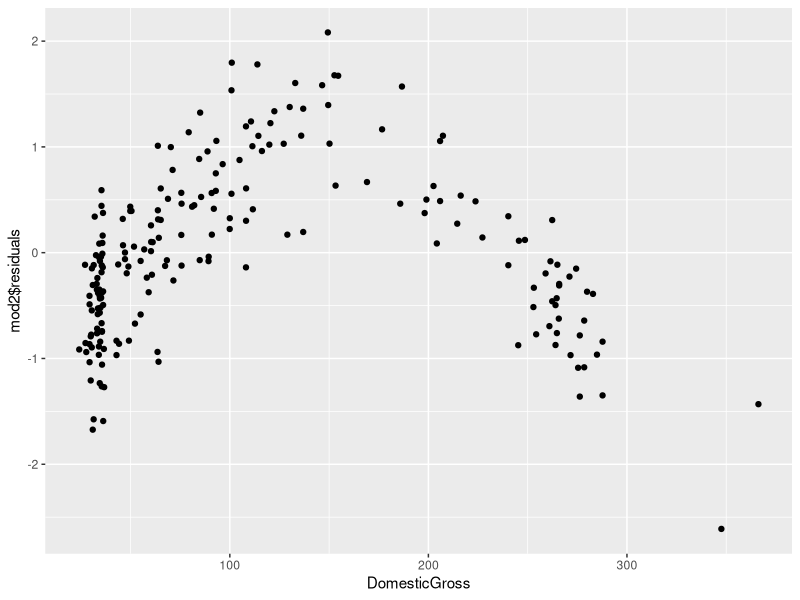

The R script that drew this image:
# Lesson 13 Assignment - Regression Challenge

# Your assignment is to write the commands instructed in the comments below. To run your
# commands, simply hit Ctrl+Enter (command+return on a MAC) when the cursor is on that 
# command line. You can also type commands directly into the Console below, but you must
# save them in this file for your assignment.

# Do not change these six lines or GradeScope will not work
library(readr)
library(ggplot2)
mvs <- read_csv("Regression Challenge Data.csv")
moviesel <- read_csv("Regression Challenge Selection Data.csv")
mvs <- data.frame(mvs)
moviesel <- data.frame(moviesel)


## Data Preparation

# You are VP in charge of programming at TNT, a popular cable network. One of your most 
# important roles is to acquire and decide when to air movies from the major motion 
# picture studios. Licensing for these movies is expensive, but is well worth the 
# expense if it attracts a lot of viewers and hence a lot of ad revenue. Predicting the 
# ratings (viewership) of a movie is likely to bring in is very useful for several 
# decisions, many of which you have to make regularly.

# To help you with these predictions, you have collected information on all the movies 
# you have aired in the past on TNT. That data is found in the data frame called *mvs*. 
# Take a look at the first several rows of the data so you understand each variable as 
# they are described below.

#1. Display the first several rows of the data.
mvs[1:7,]

# **MovieID**: Simple identifier variable for each movie. Notice that some movies have 
  # multiple entries. This occurs when the same movie was shown multiple times on the 
  # channel. For example, the movie with MovieID 1 was shown on Friday and then again 
  # on Saturday.
# **Rating**: This is the key dependent variable. It is a numeric variable that reports 
  # the number of millions of people who watched the movie. Your goal is to find the 
  # movies that will yield the most profit, and a key profit input is the number of 
  # millions of people who watch the movie.
# **Stars**: The number of A-list celebrities that star in the movie.
# **Day**: Day of the week the movie aired on TNT.
# **Hour**: Hour of the day the movie began it airing.
# **TrueStory**: Indicator variable. 1 = movie was a true story or was "inspired by 
  # true events"; 0 = not a true story.
# **ClickFlick**: Indicator variable. 1 = movie is considered a movie targeted to 
  # women; 0 = not explicitly targeted to women.
# **Action**: Indicator variable. 1 = movie is considered an action movie; 0 = not an 
  # action movie.
# **TVPremiere**: Indicator variable. 1 = movie airing was a TV premiere, which means 
  # this airing was the first time the movie was shown on network television. 0 = movie 
  # airing was not a TV premiere, meaning it had been aired on network television prior 
  # to this airing (on TNT or another network).
# **NetworkPremiere**: Indicator variable. 1 = movie airing was a network premiere, 
  # meaning this airing was the first time the movie was shown on TNT. 0 = movie was 
  # not a network premiere, meaning it had previously aired on TNT.
# **ReRun**: Indicator variable. 1 = this airing of the movie occurred within a week of 
  # a previous airing of the same movie, something TNT often does with major movies.
# **PrevRating**: The rating (in millions) of the show or movie that aired right before 
  # the movie.
# **SpotRatings**: The rating (in millions) of all the TV spots for the airing of the 
  # movie. TNT typically advertises the movies that are going to air. This is the total 
  # number of viewers that should have seen an advertisement for the movie.
# **DomesticGross**: The amount of money (in millions) the movie made when it was in
  # theaters. 

# Make sure you understand each variable before you get started running models.

# The central task of this Regression Challenge is to construct a comprehensive 
# regression model to predict Rating (the number of people who will watch a movie) from 
# the movie characteristics and from the airing day and time. Once you have constructed 
# this regression model, you will apply the model to predict the number of people 
# likely to watch the twenty movies available for TNT to show. These 20 movies are 
# found in Regression Challenge Selection Data.

# To prepare the data to be used in a regression model, we first need to factor any 
# variables that aren't strictly numeric variables. The *Day* variable is a character 
# variable, so R will automatically factor that variable if it is included in a 
# regression model. But instead of relying on R to do it for us, let's do it ourselves.

#2. Factor the *Day* variable.
mvs$Day <- factor(mvs$Day)

# Consider the *Hour* variable. It is recorded as a number: 7, 8, 9, 10, 11, or 12. But 
# we need to factor this variable before including it in a regression model.

#3. Why should we factor the *Hour* variable?
# * ENTER ANSWER HERE*

#4. Factor the *Hour* variable.
mvs$Hour <- factor(mvs$Hour)

# Consider the *Stars* variable. It is recorded as a number: 0, 1, 2, or 3, and it is
# numeric. It is a simple count of the number of A-list celebrities in the movie. You 
# can convert *Stars* to a factor variable or leave it as a numeric variable. To help 
# you understand the trade-offs involved in this choice, answer the following questions.

#5. If you leave *Stars* as a numeric variable, and a regression equation (with Rating 
# as the dependent variable) yields a regression coefficient for *Stars* of .75, what 
# would the interpretation of the coefficient be?
# *ENTER ANSWER HERE*

#6. If you convert *Stars* to a factor variable, how many regression coefficients would 
# be reported for *Stars*?
# *ENTER ANSWER HERE*

#7. If you convert *Stars* to a factor variable, and the coefficient on *Stars2* was 
# .75, what would the interpretation of the coefficient be?
# *ENTER ANSWER HERE*

#8. Because *Stars* only takes values of 0, 1, 2, or 3, we know all of our movies have 
# had 3 A-list celebrities or fewer. But what if a movie had 10 A-list celebrities? If 
# we left *Stars* as a numeric variable, and the regression coefficient were .75, what 
# would be the total predicted effect of the 10 A-list celebrities? Would this be 
# reasonable? (Take a look at the *Rating* values within the data.)
# *ENTER ANSWER HERE*

# The previous question should help you understand the disadvantage of leaving *Stars* 
# as a numeric variable. The disadvantage of factoring the *Stars* variable is that the 
# regression model will report multiple coefficients for this variable, and since each 
# coefficient is based on a subset of the data, these estimates will be less reliable.

#9. I recommend you factor *Stars*. Do that below.
mvs$Stars <- factor(mvs$Stars)

# Now consider the indicator variables (TrueStory through ReRun). They are already coded 
# as 1s and 0s, so we don't have to factor them, but it's good practice to factor them, 
# so do that below.

#10. Factor the indicator variables.
mvs$TrueStory <- factor(mvs$TrueStory)
mvs$ChickFlick <- factor(mvs$ChickFlick)
mvs$Action <- factor(mvs$Action)
mvs$TVPremiere <- factor(mvs$TVPremiere)
mvs$NetworkPremiere <- factor(mvs$NetworkPremiere)
mvs$ReRun <- factor(mvs$ReRun)

## Creating the Regression Model

# Now that you have factored the variables needing to be factored, you have several 
# options for finding the best regression model. I recommend you take a “spaghetti 
# against the wall” approach. Put in all the variables into the model at once. Then, 
# little by little, remove the variables that are not significant, until you have a 
# comprehensive but statistically significant model.

#11. Run a regression model (mod1) predicting *Rating* from all other variables in the 
# dataset (except MovieID), and output a summary of the model.
mod1 <- lm(Rating ~ Stars + Day + Hour + TrueStory + ChickFlick + Action + TVPremiere +
             NetworkPremiere + ReRun + PrevRating + SpotRatings + DomesticGross, data = mvs)
summary(mod1)

#12. What is the marginal effect of adding an A-list celebrity to a movie that has none?
#  *ENTER ANSWER HERE*

#13. What is the marginal effect of adding a second A-list celebrity to a movie that 
# already has one?
# *ENTER ANSWER HERE*

#14. What is the marginal effect of adding a third A-list celebrity to a movie that 
# already has two?
# *ENTER ANSWER HERE*

#15. Why was it necessary to factor *Stars* to find diminishing marginal returns to 
# A-list celebrities?
# *ENTER ANSWER HERE*

#16. How many *Day* coefficients are there?
# *ENTER ANSWER HERE*

#17. Which day is missing?
# *ENTER ANSWER HERE*

#18. Keeping this in mind, what is the interpretation of the *DayWednesday* coefficient?
# *ENTER ANSWER HERE*

#19. Is the *DayTuesday* coefficient statistically significant?
# *ENTER ANSWER HERE*

#20. What is your interpretation of this significance/lack of significance?
# *ENTER ANSWER HERE.*

#21. Some of the *Day* coefficients are not significant, but our decision rule is to 
# keep the *Day* variable if at least one of the coefficients is significant. According
# to this decision rule, should we keep *Day* or get rid of it?
# *ENTER ANSWER HERE.*

#22. Apply this same decision rule to the *Hour* variable. Should we keep *Hour* or get 
# rid of it?
# *ENTER ANSWER HERE*

#23. What is the interpretation of the *Hour12* coefficient?
# *ENTER ANSWER HERE*

#24. What is the interpretation of the *ReRun* coefficient?
# *ENTER ANSWER HERE*

#25. Which variable(s) is/are not statistically significant and should be removed from 
# the model?
# *ENTER ANSWER HERE*

#26. Run a new regression model (mod2) with this/these nonsignificant variable(s) 
# removed.
mod2 <- lm(Rating ~ Stars + Day + Hour + TrueStory + ChickFlick + Action + TVPremiere +
             ReRun + PrevRating + SpotRatings + DomesticGross, data = mvs)
summary(mod2)


# When you remove a variable from a multiple regression model, the coefficients of the 
# remaining variables can change, and sometimes variables that were previously 
# significant are no longer significant.

#27. Are any of the variables now not statistically significant?
# *ENTER ANSWER HERE*

# 28. If so, run another regression model (mod3) in the code chunk below that removes
# this/these non-significant variable(s). Otherwise, leave the space below blank.


# A linear regression model can only find linear relationships. If there is a 
# curvilinear relationship in our data, a regression model won't find it. 

#29. To illustrate this potential problem, create a scatter plot with *DomesticGross* 
# on the x-axis and the residuals from your last model on the y-axis. (The residuals 
# are stored in *modelname$residuals*.) Save the plot as residplot.
residplot <- ggplot(mvs, aes(x = DomesticGross, y = mod2$residuals)) +
  geom_point()

# Residuals are sometimes called "errors", because they should only contain random 
# noise. That means that if we plot residuals against a variable in our equation (like 
# you just did), you should only see a random sea of point, with no systematic 
# relationships.

#30. What is the systematic relationship shown in the plot you just created? Phrase 
# your answer in this way: "For movies with low values of DomesticGross, our model 
# tends to over/underpredict Rating. For movies with medium values of DomesticGross, 
# our model tends to . . ."
# *ENTER ANSWER HERE*
  
# To learn how to correct the problem apparent in this plot, you'll have to watch 
# the Lesson 13 Supplementary Instruction video. 

#31. Create the new variable (DG2) needed to fix this problem.
mvs$DG2 <- mvs$DomesticGross^2

#32. Run your new model (as mod4), incorporating this new variable, and output a 
# summary of the model.
mod4 <- lm(Rating ~ Stars + Day + Hour + TrueStory + ChickFlick + Action + TVPremiere +
             ReRun + PrevRating + SpotRatings + DomesticGross + DG2, data = mvs)
summary(mod4)

# The interpretation of your new variable is the same as any other variable: A 
# one-unit increase in the variable produces a *coefficient*-sized increase in 
# *Rating*. The problem is that a one-unit increase in this new variable is not 
# straightforward.

# 33. Did incorporating this new variable improve your model? By how much did 
# R-Squared improve?
# *ENTER ANSWER HERE*

# Because this new variable improved our model so much, it is possible that variables 
# that previously were not statistically significant are now significant. 

#34. Run a new regression model (mod5) incorporating both the new variable you just 
# created and any variables you previously removed from the model due to non-
# significance. Output a summary of the model.
mod5 <- lm(Rating ~ Stars + Day + Hour + TrueStory + ChickFlick + Action + TVPremiere +
             NetworkPremiere + ReRun + PrevRating + SpotRatings + DomesticGross + DG2, data = mvs)
summary(mod5)


#35. Did the significance of any of those variables change? Which variables?
# *ENTER ANSWER HERE*

# That illustrates the complexity of obtaining a best possible prediction model. 
# Because all variables in a multiple regression model can affect all other variables, 
# the complexity increases exponentially as the number of variables increases.

# Speaking of variable affecting one another, we have not looked for any 
# interactions. It may be that the effect of one variable depends on the value of 
# another variable. For example, perhaps *TrueStory* generates a larger audience when 
# it is also an *Action* movie compared to when it is not. To test for this, we would 
# add a *TrueStory:Action* interaction.

#36. Check for one possible interaction by incorporating it into a regression model 
# (as mod6) and outputting the summary. 
mod6 <- lm(Rating ~ Stars + Day + Hour + TrueStory + ChickFlick + Action + TVPremiere +
             NetworkPremiere + ReRun + PrevRating + SpotRatings + DomesticGross + DG2 +
             PrevRating:SpotRatings, data = mvs)
summary(mod6)

#37. Report whether your proposed interaction was statistically significant. Also 
# report what the interpretation of that interaction would be if it were significant.
# *ENTER ANSWER HERE*

# If your interaction term was statistically significant, you will want to use mod6
# to predict Rating for the 20 movies in the Regression Challenge Selection Data. 
# Otherwise, use mod5.

# Applying the Regression Model

# We will use the *predict()* function to apply our best regression model to the new 
# movies (found in *moviesel*). In order to apply a model to new data, the new data 
# must have all of the same variables, and the variables must be formatted the same. 

#38. First, you must factor all of the variables that were previously factored (in
# Questions 2, 4, 9, and 10).
moviesel$Stars <- factor(moviesel$Stars)
moviesel$TrueStory <- factor(moviesel$TrueStory)
moviesel$ChickFlick <- factor(moviesel$ChickFlick)
moviesel$Action <- factor(moviesel$Action)
moviesel$TVPremiere <- factor(moviesel$TVPremiere)
moviesel$NetworkPremiere <- factor(moviesel$NetworkPremiere)

#39. Next, you need to create the same variable we created in our previous model to 
# account for the nonlinear relationship.
moviesel$DG2 <- moviesel$DomesticGross^2

#Now, take stock of the variables that are missing from the Selection Data. We are 
# missing all of the data that is not a characteristic of the movie itself. So we 
# are missing *Day*, *Hour*, *ReRun*, *PrevRating*, and *SpotRatings*. These are 
# variables that you as the VP of programming at TNT choose. You choose what *Day* 
# to air a movie, what time (*Hour*) to start the movie, whether you will air the 
# movie multiple times (thereby creating a *ReRun* airing), and how much to 
# advertise the upcoming airing of the movie (*SpotRatings*). You don't directly 
# control the *PrevRating*, but by airing the movie after a show that is more or 
# less popular, you influence how many people might be available to stick around 
# for the movie.

# These variable have to be in the new Selection Data in order for us to apply our 
# regression model. We don't yet know the values of these variables, so we can just
# fill them in with filler values. Give each of the 20 movies the same value for 
# these variables so we can compare which movie will produce the highest Ratings, 
# all else being equal.

#40. Add the *Day* variable, factored, to the new data frame. Make them all *Friday*.
moviesel$Day <- rep("Friday", 20)
moviesel$Day <- factor(moviesel$Day)

#41. Add the *Hour* variable, factored, to the new data frame. Make them all 8.
moviesel$Hour <- rep("8", 20)
moviesel$Hour <- factor(moviesel$Hour)

#42. Add the *ReRun* variable, factored, to the new data frame. Make them all 0.
moviesel$ReRun <- rep("0", 20)
moviesel$ReRun <- factor(moviesel$ReRun)

#43. Add the *PrevRating* variable to the new data frame. Make them all take the 
# value of the mean of *PrevRating* from the original data.
moviesel$PrevRating <- rep(mean(mvs$PrevRating), 20)

#44. Add the *SpotRatings* variable to the new data frame. Make them all take the 
# value of the mean of *SpotRatings* from the original data.
moviesel$SpotRatings <- rep(mean(mvs$SpotRatings), 20)


# The new dataset should now be formatted and ready for the *predict()* function. 

#45. Using the *predict()* function, predict the Rating for each of the 20 movies 
# in the new data frame. Save the predictions as predrats.
predrats <- predict(mod5, newdata = moviesel)

#46. Which movie is predicted to produce the highest rating (all else being 
# equal)? Save the MovieID of this movie as highrat.
highrat <- as.numeric(which(predrats == max(predrats)))

# Having a model to predict *Rating* is useful, but it is only the first step. We 
# want to predict the profit achieved from airing these movies. As a television 
# network, we earn money from ad revenues. Ad revenues accumulate from people 
# watching the commercials that air during the movies. To simplify our profit 
# calculation, we will make the following assumptions. Each movie is 2 hours long, 
# into which we insert 1 hour of commercials, so each movie will air for 3 hours. 
# An hour of commercials comes from 120 30-second spots. Advertisers pay us $20 for 
# every 1,000 people who watch their 30-second spot. So for every 1 million people 
# who watch a movie, we earn $2.4 million ($20 * 1,000 thousands of viewers * 120 
# ads) in ad revenue.

#47. Calculate the predicted profit from each movie by multiplying the predicted 
# rating by $2.4 million minus the licensing fee. Save it as predprofs.
predprofs <- predrats * 2400000 - moviesel$License.Fee

# Now for the fun part. As VP of programming you can choose to air three movies 
# during the course of a single week. You can choose 
# (1) which movie(s) to air, 
# (2) when to air them, and 
# (3) how to advertise them. 
# You may air three different movies or air the same movie three times. If you air 
# the same movie three times, note that the second and third airings will be re-runs. 
# Also note that the License Fee for the second and third airings will be 75% of the 
# original fee (i.e., the studio gives you a 25% discount on the later airings). 

# Your SpotRatings budget is 50. That is, you may advertise the upcoming airings to 
# up to 50 million TNT viewers. You may advertise 50 to one airing and 0 to the 
# others or assign a value of 16.67 to all three airings (or anything in between).

# Keep in mind that the movies may not overlap. If you choose an airing of Saturday 
# at 9, you cannot also choose an airing of Saturday at 11.

# Please make your selections in chronological order. The week begins on Sunday and 
# ends on Saturday.

#48. Fill in your selections using the code below. For example, if you choose to show 
# movie 20 on Tuesday at 7 with a SpotRatings of 17, your first four lines of code 
# should look like this:
#    MovieSelect$MovieID[1] <- 20
#    MovieSelect$Day[1] <- "Tuesday"
#    MovieSelect$Hour[1] <- 7
#    MovieSelect$SpotRatings[1] <- 17

MovieSelect <-data.frame(matrix(rep(0, 12), nrow = 3))
names(MovieSelect) <-c("MovieID", "Day", "Hour", "SpotRatings")

MovieSelect$MovieID[1] <- 15
MovieSelect$Day[1] <- "Sunday"
MovieSelect$Hour[1] <- 8
MovieSelect$SpotRatings[1] <- 50
MovieSelect$MovieID[2] <- 15
MovieSelect$Day[2] <- "Sunday"
MovieSelect$Hour[2] <- 12
MovieSelect$SpotRatings[2] <- 0
MovieSelect$MovieID[3] <- 15
MovieSelect$Day[3] <- "Saturday"
MovieSelect$Hour[3] <- 12
MovieSelect$SpotRatings[3] <- 0


#49. Print MovieSelect to the screen to make sure your selections are correct.
MovieSelect

# I will be granting 10 points extra credit to students whose decisions are in the 
# top 5% of profitability. I will be granting 5 points extra credit to students whose 
# decisions are in the next highest 10% of profitability.
